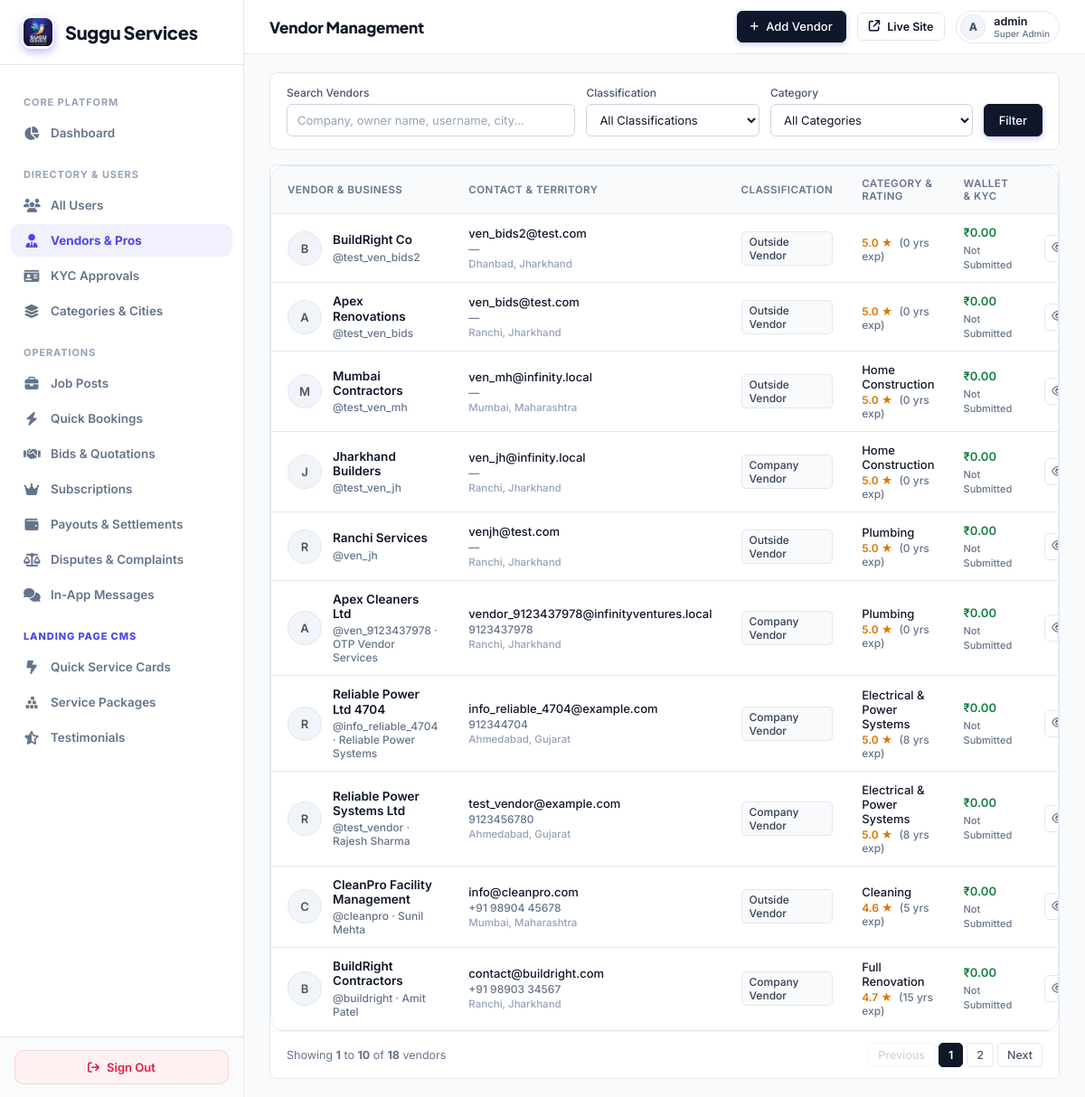
Page /super-admin/vendors/ (signed in) on the earlier database version.
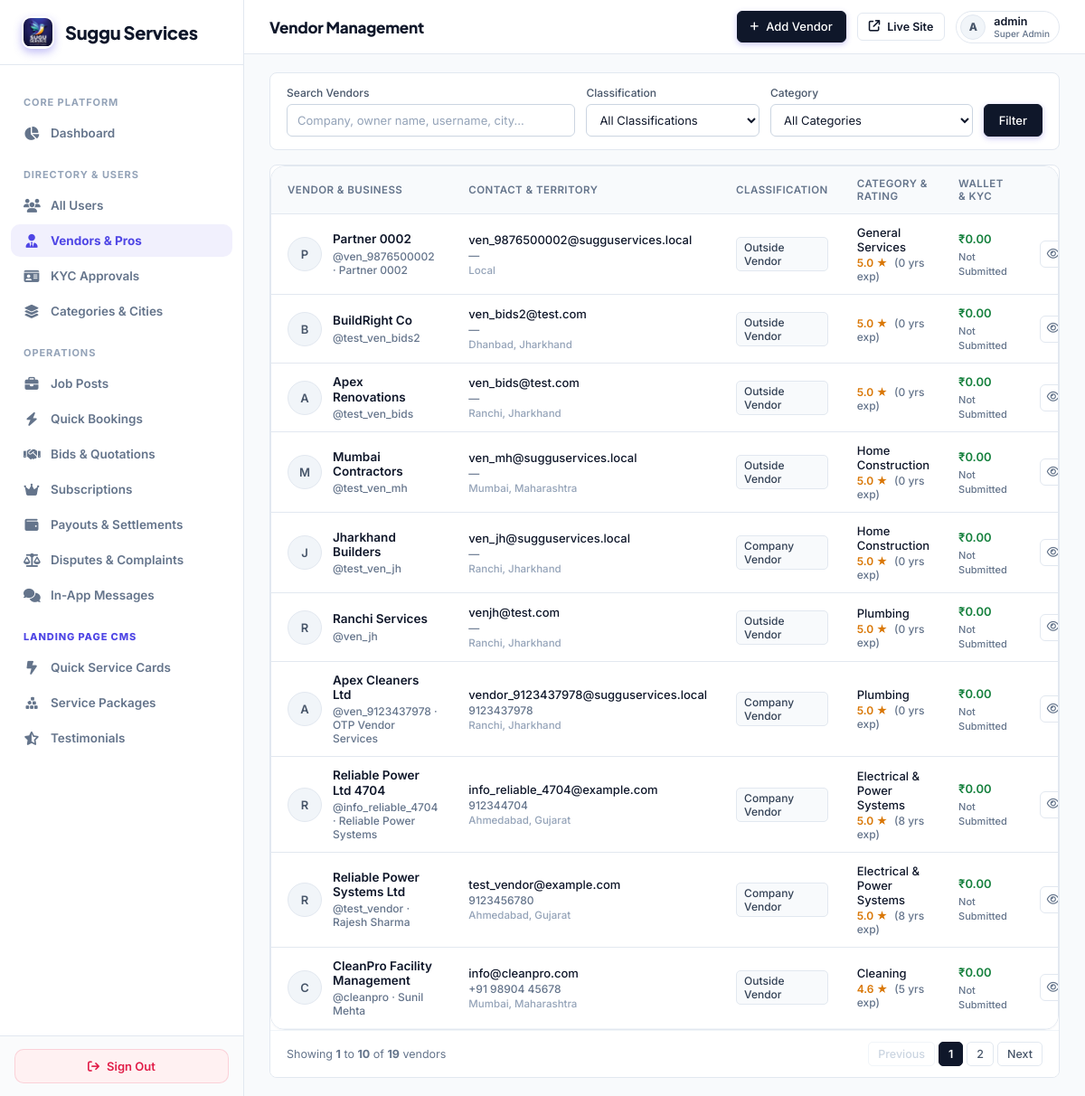
Same page on the later database version.
### myapp/models.py (models this page shows, shortened)
class VendorProfile(models.Model):
    user = models.OneToOneField(CustomUser, on_delete=models.CASCADE, related_name='vendor_profile')
    company_name = models.CharField(max_length=255, blank=True, null=True)
    category = models.CharField(max_length=100)
    location = models.CharField(max_length=255)
    VENDOR_TYPE_CHOICES = (
        ('vendor', 'Vendor'),
        ('company', 'Company Vendor'),
    )
    vendor_type = models.CharField(max_length=20, choices=VENDOR_TYPE_CHOICES, default='vendor')
    employee_code = models.CharField(max_length=50, null=True, blank=True)
    employee_details = models.TextField(null=True, blank=True)
    dob = models.DateField(null=True, blank=True)
    gender = models.CharField(max_length=20, null=True, blank=True)
    address = models.TextField(null=True, blank=True)
    experience = models.IntegerField(default=0)
    id_proof = models.CharField(max_length=100, null=True, blank=True)
    profile_image = models.ImageField(upload_to='vendor_profiles/', null=True, blank=True)
    about = models.TextField(null=True, blank=True)
    rating = models.DecimalField(max_digits=3, decimal_places=1, default=0.0)
    registered_date = models.DateTimeField(default=timezone.now)
    def __str__(self):
        return self.company_name or self.user.username

class CustomUser(AbstractUser):
    ROLE_CHOICES = (
        ('ADMIN', 'Admin'),
        ('VENDOR', 'Vendor'),
        ('USER', 'User'),
    )
    role = models.CharField(max_length=20, choices=ROLE_CHOICES, default='USER')
    assigned_state = models.CharField(max_length=100, blank=True, null=True, help_text="Assigned State/Territory for Area Admin")
    assigned_city = models.CharField(max_length=100, blank=True, null=True, help_text="Assigned City (optional) for Area Admin")

class UserProfile(models.Model):
    user = models.OneToOneField(CustomUser, on_delete=models.CASCADE, related_name='user_profile')
    phone_number = models.CharField(max_length=20, blank=True, null=True)
    profile_image = models.ImageField(upload_to='user_profiles/', null=True, blank=True)

class VendorWallet(models.Model):
    vendor = models.OneToOneField(CustomUser, on_delete=models.CASCADE, related_name='wallet')
    available_balance = models.DecimalField(max_digits=12, decimal_places=2, default=0.00)
    total_earned = models.DecimalField(max_digits=12, decimal_places=2, default=0.00)
    total_withdrawn = models.DecimalField(max_digits=12, decimal_places=2, default=0.00)
    updated_at = models.DateTimeField(auto_now=True)
    class Meta:
        verbose_name = "Vendor Wallet"
        verbose_name_plural = "Vendor Wallets"

### myapp/super_admin_views.py (the view, shortened to what this page needs)
# urls.py: path('super-admin/vendors/', super_admin_views.super_admin_vendors, name='super_admin_vendors'),
@sa_required
def super_admin_vendors(request):
    q = request.GET.get('q', '').strip()
    vendor_type = request.GET.get('type', '').strip()
    category = request.GET.get('category', '').strip()
    vendors_qs = VendorProfile.objects.all().select_related(
        'user', 'user__user_profile', 'user__wallet', 'user__kyc_document'
    ).order_by('-registered_date')
    if vendor_type:
        vendors_qs = vendors_qs.filter(vendor_type=vendor_type)
    if category:
        vendors_qs = vendors_qs.filter(category=category)
    categories = Category.objects.all().order_by('name')
    paginator = Paginator(vendors_qs, 10)
    page_num = request.GET.get('page', 1)
    try:
        vendors = paginator.page(page_num)
    except (EmptyPage, PageNotAnInteger):
        vendors = paginator.page(1)
    page_range = paginator.get_elided_page_range(vendors.number, on_each_side=2, on_ends=1)
    return render(request, 'superadmin/vendors.html', {
        'vendors': vendors,
        'page_range': page_range,
        'q': q,
        'vendor_type': vendor_type,
        'category': category,
        'categories': categories,
    })

### myapp/super_admin_views.py (called while the page is built)
def sa_required(view_func):
    from functools import wraps
    @wraps(view_func)
    def wrapper(request, *args, **kwargs):
        if not request.user.is_authenticated or not request.user.is_superuser:
            return redirect(f'{LOGIN_URL}?next={request.path}')
        return view_func(request, *args, **kwargs)
    return wrapper

### templates/superadmin/vendors.html (shortened to what the changed rows need)
{% extends 'superadmin/base.html' %}
{% block content %}
<div style="background: #ffffff; border: 1px solid #e2e8f0; border-radius: 8px; overflow: hidden;">
  <div class="table-container" style="overflow-x: auto;">
    <table style="width: 100%; border-collapse: collapse; text-align: left;">
      <thead>
        <tr style="background: #f8fafc; border-bottom: 1px solid #e2e8f0;">
          <th style="padding: 12px 18px; font-size: 11.5px; font-weight: 600; text-transform: uppercase; letter-spacing: 0.04em; color: #64748b;">Vendor &amp; Business</th>
          <th style="padding: 12px 16px; font-size: 11.5px; font-weight: 600; text-transform: uppercase; letter-spacing: 0.04em; color: #64748b;">Contact &amp; Territory</th>
          <th style="padding: 12px 16px; font-size: 11.5px; font-weight: 600; text-transform: uppercase; letter-spacing: 0.04em; color: #64748b;">Classification</th>
          <th style="padding: 12px 16px; font-size: 11.5px; font-weight: 600; text-transform: uppercase; letter-spacing: 0.04em; color: #64748b;">Category &amp; Rating</th>
          <th style="padding: 12px 16px; font-size: 11.5px; font-weight: 600; text-transform: uppercase; letter-spacing: 0.04em; color: #64748b;">Wallet &amp; KYC</th>
          <th style="padding: 12px 20px; font-size: 11.5px; font-weight: 600; text-transform: uppercase; letter-spacing: 0.04em; color: #64748b; text-align: right;">Actions</th>
        </tr>
      </thead>
      <tbody>
        {% for v in vendors %}
        <tr style="border-bottom: 1px solid #f1f5f9; transition: background 0.1s ease;" onmouseover="this.style.background='#fafbfc'" onmouseout="this.style.background='transparent'">
          <td style="padding: 12px 18px;">
            <div style="display: flex; align-items: center; gap: 12px;">
              {% if v.profile_image %}
                <img src="{{ v.profile_image.url }}" alt="{{ v.company_name|default:v.user.username }}" style="width: 38px; height: 38px; border-radius: 50%; object-fit: cover; flex-shrink: 0; border: 1px solid #e2e8f0;">
              {% elif v.user.user_profile.profile_image %}
                <img src="{{ v.user.user_profile.profile_image.url }}" alt="{{ v.company_name|default:v.user.username }}" style="width: 38px; height: 38px; border-radius: 50%; object-fit: cover; flex-shrink: 0; border: 1px solid #e2e8f0;">
              {% else %}
                <div style="width: 38px; height: 38px; border-radius: 50%; background: #f1f5f9; color: #475569; font-weight: 600; font-size: 13px; display: flex; align-items: center; justify-content: center; flex-shrink: 0; border: 1px solid #e2e8f0;">
                  {{ v.company_name|default:v.user.username|make_list|first|upper }}
                </div>
              {% endif %}
              <div>
                <div onclick="openVendorQuickModal({{ v.id }})" style="font-weight: 600; color: #0f172a; font-size: 13.5px; cursor: pointer; line-height: 1.2;" onmouseover="this.style.textDecoration='underline'" onmouseout="this.style.textDecoration='none'">
                  {{ v.company_name|default:v.user.username }}
                </div>
                <div style="font-size: 12px; color: #64748b; margin-top: 3px;">
                  @{{ v.user.username }}
                  {% if v.user.first_name %} · {{ v.user.first_name }} {{ v.user.last_name }}{% endif %}
                </div>
              </div>
            </div>
          </td>
          <td style="padding: 12px 16px;">
            <div style="color: #0f172a; font-size: 13px; font-weight: 500;">
              {{ v.user.email|default:"—" }}
            </div>
            <div style="font-size: 12px; color: #64748b; margin-top: 2px;">
              {{ v.user.user_profile.phone_number|default:"—" }}
            </div>
            <div style="font-size: 11.5px; color: #94a3b8; margin-top: 2px;">
              {{ v.location|default:"Pan India" }}
            </div>
          </td>
          <td style="padding: 12px 16px;">
            {% if v.vendor_type == 'company' %}
              <span style="display: inline-flex; align-items: center; padding: 3px 8px; border-radius: 5px; font-size: 12px; font-weight: 500; background: #f8fafc; color: #334155; border: 1px solid #e2e8f0;">
                Company Vendor
              </span>
            {% else %}
              <span style="display: inline-flex; align-items: center; padding: 3px 8px; border-radius: 5px; font-size: 12px; font-weight: 500; background: #f8fafc; color: #334155; border: 1px solid #e2e8f0;">
                Outside Vendor
              </span>
            {% endif %}
          </td>
          <td style="padding: 12px 16px;">
            <div style="font-weight: 500; font-size: 13px; color: #0f172a;">{{ v.category }}</div>
            <div style="font-size: 12px; color: #64748b; margin-top: 2px;">
              <span style="color: #d97706; font-weight: 600;">{{ v.rating|default:"5.0" }} ★</span>
              <span style="margin-left: 4px;">({{ v.experience }} yrs exp)</span>
            </div>
          </td>
          <td style="padding: 12px 16px;">
            <div style="font-weight: 600; font-size: 13px; color: #15803d;">
              ₹{{ v.user.wallet.available_balance|default:"0.00" }}
            </div>
            <div style="margin-top: 3px;">
              {% if v.user.kyc_document.status == 'approved' %}
                <span style="font-size: 11px; color: #15803d; font-weight: 500;">✓ Approved</span>
              {% elif v.user.kyc_document.status == 'pending' %}
                <span style="font-size: 11px; color: #d97706; font-weight: 500;">⏳ Pending</span>
              {% else %}
                <span style="font-size: 11px; color: #64748b;">Not Submitted</span>
              {% endif %}
            </div>
          </td>
          <td style="padding: 12px 20px; text-align: right;">
            <div style="display: inline-flex; gap: 5px; align-items: center;">
              <button type="button" onclick="openVendorQuickModal({{ v.id }})" class="action-btn" title="View Details">
                <i class="fa-regular fa-eye"></i>
              </button>
            </div>
          </td>
        </tr>
        {% endfor %}
      </tbody>
    </table>
  </div>
  {% if vendors.has_other_pages %}
  <div style="display: flex; align-items: center; justify-content: space-between; padding: 12px 18px; border-top: 1px solid #f1f5f9; background: #ffffff; font-size: 12.5px; color: #64748b;">
    <div>Showing <strong>{{ vendors.start_index|default:0 }}</strong> to <strong>{{ vendors.end_index|default:0 }}</strong> of <strong>{{ vendors.paginator.count }}</strong> vendors</div>
    <nav style="display: flex; align-items: center; gap: 4px;">
      {% if vendors.has_previous %}
        <a href="?page=1{% if q %}&q={{ q }}{% endif %}{% if vendor_type %}&type={{ vendor_type }}{% endif %}{% if category %}&category={{ category }}{% endif %}" class="page-btn">First</a>
        <a href="?page={{ vendors.previous_page_number }}{% if q %}&q={{ q }}{% endif %}{% if vendor_type %}&type={{ vendor_type }}{% endif %}{% if category %}&category={{ category }}{% endif %}" class="page-btn">Previous</a>
      {% else %}
        <span class="page-btn disabled">Previous</span>
      {% endif %}
      {% for p in page_range %}
        {% if p == vendors.paginator.ELLIPSIS %}
          <span style="padding: 4px 8px; color: #94a3b8;">…</span>
        {% elif p == vendors.number %}
          <span class="page-btn active">{{ p }}</span>
        {% else %}
          <a href="?page={{ p }}{% if q %}&q={{ q }}{% endif %}{% if vendor_type %}&type={{ vendor_type }}{% endif %}{% if category %}&category={{ category }}{% endif %}" class="page-btn">{{ p }}</a>
        {% endif %}
      {% endfor %}
      {% if vendors.has_next %}
        <a href="?page={{ vendors.next_page_number }}{% if q %}&q={{ q }}{% endif %}{% if vendor_type %}&type={{ vendor_type }}{% endif %}{% if category %}&category={{ category }}{% endif %}" class="page-btn">Next</a>
      {% else %}
        <span class="page-btn disabled">Next</span>
      {% endif %}
    </nav>
  </div>
  {% endif %}
</div>
{% endblock %}

Differences in the rows shown:
no longer on this page (row unchanged): VendorProfile: company_name|make_list "B", company_name "BuildRight Contractors", user.username "buildright", user.first_name "Amit", user.last_name "Patel", user.email "contact@buildright.com", user.user_profile.phone_number "+91 98903 34567", location "Ranchi, Jharkhand", vendor_type "Company Vendor", category "Full Renovation", rating "4.7", experience "15", user.wallet.available_balance "0.00", shows "Not Submitted"
added VendorProfile: company_name|make_list "P", company_name "Partner 0002", user.username "ven_9876500002", user.first_name "Partner 0002", user.email "ven_9876500002@sugguservices.local", user.user_profile.phone_number "—", location "Local", vendor_type "Outside Vendor", category "General Services", rating "5.0", experience "0", user.wallet.available_balance "0.00", shows "Not Submitted"
changed through a linked row, VendorProfile "Mumbai Contractors": user.email "ven_mh@infinity.local" → "ven_mh@sugguservices.local"
changed through a linked row, VendorProfile "Jharkhand Builders": user.email "ven_jh@infinity.local" → "ven_jh@sugguservices.local"
changed through a linked row, VendorProfile "Apex Cleaners Ltd": user.email "vendor_9123437978@infinityventures.local" → "vendor_9123437978@sugguservices.local"
Other differences:
{{ vendors.paginator.count }}: "18" → "19"
